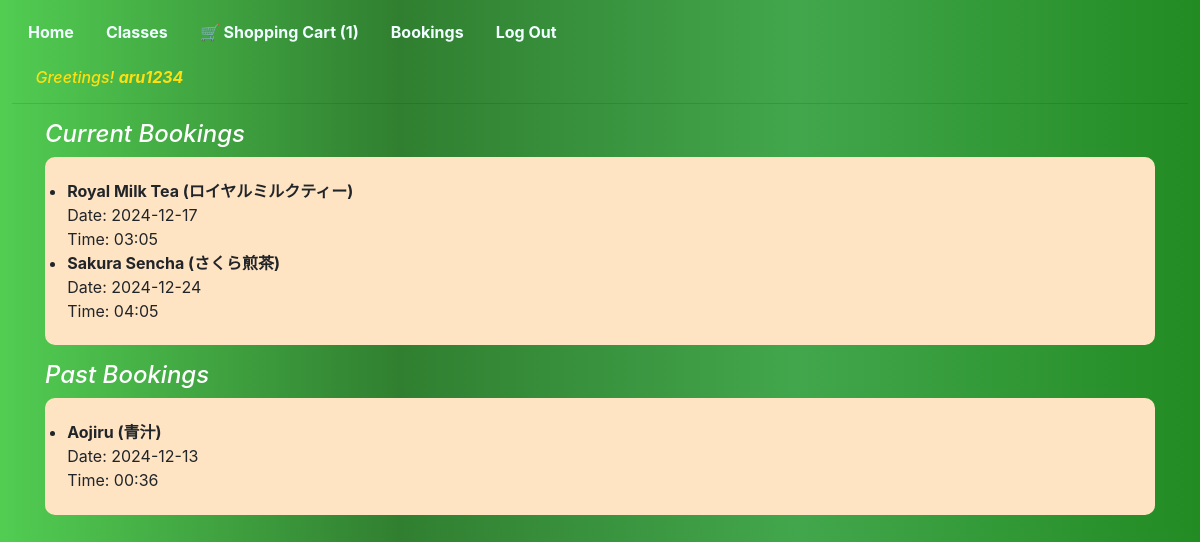
The app's page /bookings/ (signed in) with its own data.
### teabookings/models.py (models this page shows, shortened)
class User(AbstractUser):
    pass

class BookingItem(models.Model):
    booking = models.ForeignKey(Booking, on_delete=models.CASCADE, related_name="items")
    tea_lesson = models.ForeignKey('TeaLesson', on_delete=models.CASCADE)
    quantity = models.IntegerField(default=1)
    selected_date = models.DateTimeField()
    price = models.DecimalField(max_digits=10, decimal_places=2)

class TeaLesson(models.Model):
    name = models.CharField(max_length=35)
    history = models.CharField(max_length=1000)
    price = models.IntegerField()
    itemsNeeded = models.CharField(max_length=1000)
    time = models.IntegerField()
    difficulty = models.CharField(max_length=15)
    imgUrl = models.CharField(max_length=500)
    favorite = models.ManyToManyField(User, blank=True, null=True, related_name="favoritelist")

### teabookings/views.py (the view)
# urls.py: path("bookings/", views.displaybookings, name="displaybookings"),
def displaybookings(request):
    if not request.user.is_authenticated:
        return redirect('login')
    current_booking_items = BookingItem.objects.filter(
        booking__user=request.user,
        selected_date__gte=now()
    ).order_by('selected_date')
    past_booking_items = BookingItem.objects.filter(
        booking__user=request.user,
        selected_date__lt=now()
    ).order_by('-selected_date')
    return render(request, 'teabookings/bookings.html', {
        'current_booking_items': current_booking_items,
        'past_booking_items': past_booking_items,
    })

### teabookings/contextprocessors.py (called while the page is built)
def cart_count(request):
    if request.user.is_authenticated:
        cart = Cart.objects.filter(user=request.user).first()
        return {'cart_count': cart.items.count() if cart else 0}
    return {'cart_count': 0}

### teabookings/templates/teabookings/bookings.html
{% extends "teabookings/layout.html" %}
{% load static %}
{% block body %}
<div class="container">
    <h4 class="bookingheading">Current Bookings</h4>
    {% if current_booking_items %}
        <ul  class="bookinglist">
            {% for item in current_booking_items %}
                <li>
                    <strong>{{ item.tea_lesson.name }}</strong><br>
                    Date: {{ item.selected_date|date:"Y-m-d" }}<br>
                    Time: {{ item.selected_date|time:"H:i" }}
                </li>
            {% endfor %}
        </ul>
    {% else %}
        <p>No current bookings.</p>
    {% endif %}
    <h4 class="bookingheading" >Past Bookings</h4>
    {% if past_booking_items %}
        <ul class="bookinglist">
            {% for item in past_booking_items %}
                <li>
                    <strong>{{ item.tea_lesson.name }}</strong><br>
                    Date: {{ item.selected_date|date:"Y-m-d" }}<br>
                    Time: {{ item.selected_date|time:"H:i" }}
                </li>
            {% endfor %}
        </ul>
    {% else %}
        <p class="bookingheading"> No past bookings.</p>
    {% endif %}
</div>
{% endblock %}

### teabookings/templates/teabookings/layout.html (shortened to what this page needs)
{% load static %}
<!DOCTYPE html>
<html lang="en">
    <head>
        <link rel="stylesheet" href="https://stackpath.bootstrapcdn.com/bootstrap/4.4.1/css/bootstrap.min.css">
        <link href="{% static 'teabookings/styles.css' %}" rel="stylesheet">
    </head>
    <body>
        <ul class="nav">
            <li class="nav-item">
                <a class="nav-link" href="{% url 'index' %}">Home</a>
            </li>
            <li class="nav-item">
                <a class="nav-link" href="{% url 'tealessons' %}">Classes</a>
            </li>
            {% if user.is_authenticated %}
            <li class="nav-item">
                <a class="nav-link" href="{% url 'displaycart' %}"> 🛒 Shopping Cart (<span class="cart-count">{{ cart_count }}</span>)</a>
            </li>
                <li class="nav-item">
                    <a class="nav-link" href="{% url 'displaybookings' %}">Bookings</a>
                </li>
                <li class="nav-item">
                    <a class="nav-link" href="{% url 'logout' %}">Log Out</a>
                </li>
            {% endif %}
        </ul>
        <p>
                {% if user.is_authenticated %}
                   <h6 class="greeting" > Greetings! <strong>{{ user.username }}</strong></h6>
                {% endif %}
        </p>
        <hr>
        {% block body %}
        {% endblock %}
    </body>
</html>

### teabookings/static/teabookings/styles.css (style rules this page uses)
body { margin: 1%; background:linear-gradient(90deg, #52cd52,#307f30, #42a74c,#228B22); }
.nav-link { color: azure; font-weight: bold; }
.greeting { color: rgb(255, 223, 16); font-style: italic; margin-left: 2%; }
.bookingheading { color: white; font-style: italic; }
.bookinglist { background-color: bisque; border-radius: 10px;; padding: 2%; }

### records on screen
User: username "aru1234"
BookingItem: tea_lesson.name "Royal Milk Tea (ロイヤルミルクティー)", selected_date "2024-12-17", selected_date "03:05"
BookingItem: tea_lesson.name "Sakura Sencha (さくら煎茶)", selected_date "2024-12-24", selected_date "04:05"
BookingItem: tea_lesson.name "Aojiru (青汁)", selected_date "2024-12-13", selected_date "00:36"

### other values on screen
{{ cart_count }} "1"
